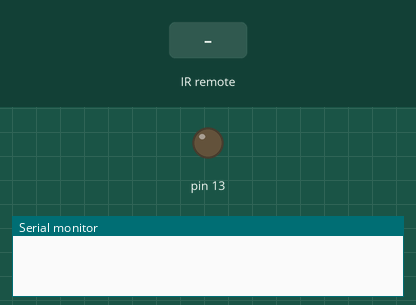
A sketch run on a simulated Arduino Uno, built with avr-gcc and run on an emulated ATmega328P. Shown: output pins drawn as LEDs (lit = HIGH), the last lines printed to the serial monitor. The inputs (shaded band) are chosen by the test bench.

Above: at 1.2 s.
1.3 s: infrared code 0xFFA857 received
At 2.2 s:
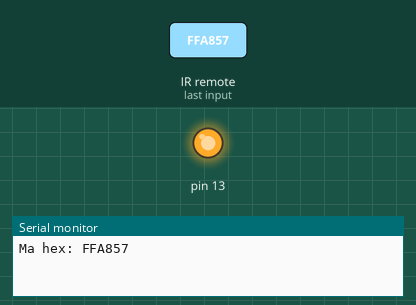
3.0 s: infrared code 0xFFE01F received
At 3.5 s:
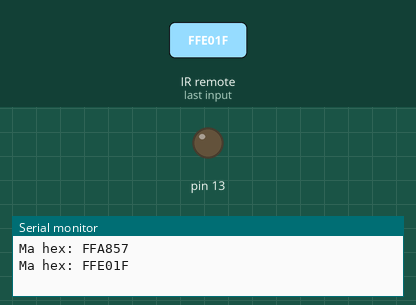
Timing chart, 0 to 6.0 s (numbered marks = the images above; inputs shaded):
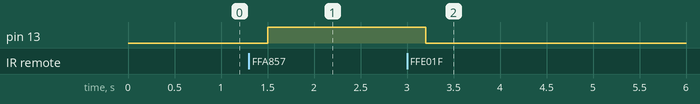

Measured:
- after the input at 1.3 s, pin 13: LOW → HIGH after 0.20 s
- after the input at 3.0 s, pin 13: HIGH → LOW after 0.20 s

The sketch:

IRremote.ino
```cpp
#include <IRremote.h>

const int doc_th=8;
IRrecv ir_dieukhien(doc_th);//Tao doi tuong moi mang ten ir_dieukhien
decode_results ket_qua; //Luu giu ket qua giai ma tin hieu

void setup()
{
  Serial.begin(9600);
  ir_dieukhien.enableIRIn(); //Bat len
  pinMode(13, OUTPUT);
}

void loop()
{
  if (ir_dieukhien.decode(&ket_qua)) //Neu nhan duoc tin hieu
  {
    Serial.print("Ma hex: ");
    Serial.println(ket_qua.value, HEX);
    delay(200);
    ir_dieukhien.resume(); //Nhan gia tri tiep theo
  }

  if (ket_qua.value == 0xFFA857) digitalWrite(13, HIGH);
  if (ket_qua.value == 0xFFE01F) digitalWrite(13, LOW);
}
```
